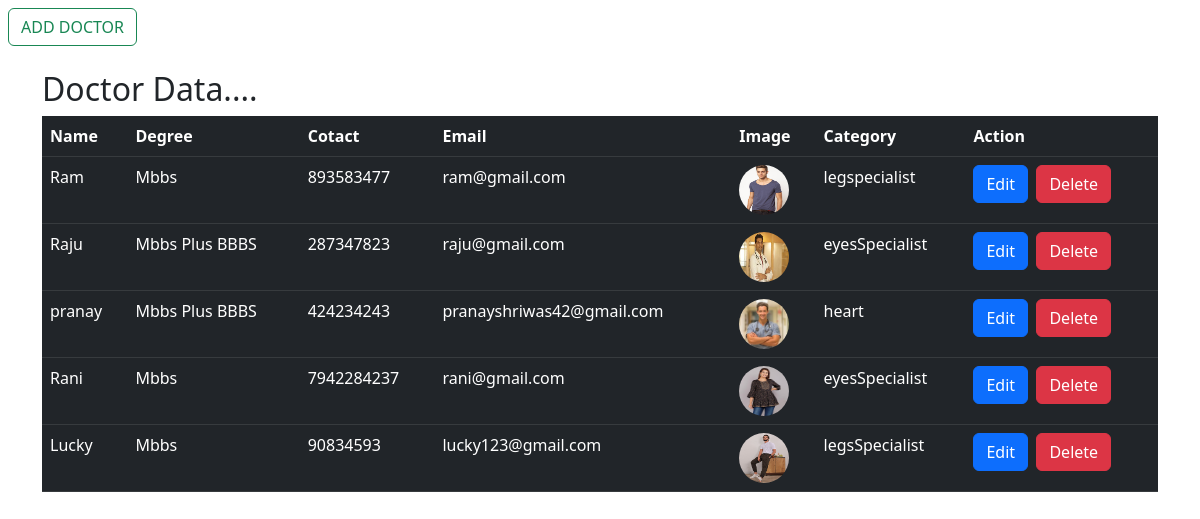
Screenshot of /table/ with the database file from the repository.
### dapp/models.py (models this page shows)
class Doctor(models.Model):
    Name = models.CharField(max_length=50)
    Degree = models.CharField(max_length=50)
    Contact = models.CharField(max_length=100)
    Email = models.EmailField(max_length=254)
    Password = models.CharField(max_length=50)
    Image = models.ImageField(upload_to='docimage/')
    Category = models.CharField(max_length=100, choices=(('lungsSpecialist', "lungsSpecialist"),
                                                         ('eyespecialist',
                                                          'eyespecialist'),
                                                         ('heartspecialist',
                                                          'heartspecialist'),
                                                         ('legspecialist',
                                                          'legspecialist'),
                                                         ), default='eyespecialist')

### dapp/views.py (the view)
# urls.py: path('table/', views.table),
def table(request):
    res = Doctor.objects.all()
    return render(request, 'table.html', {'res': res})

### dapp/templates/table.html (shortened to what this page needs)
<!DOCTYPE html>
<html lang="en">
<head>
  <link href="https://cdn.jsdelivr.net/npm/bootstrap@5.2.3/dist/css/bootstrap.min.css" rel="stylesheet">
</head>
<body>
  <a href="/docsignup/" type='submit' class="btn btn-outline-success m-2">ADD DOCTOR</a><br>
<div class="container mt-3">
  <h2>Doctor Data....</h2>
  <table class="table table-dark table-hover">
    <thead>
      <tr>
        <th>Name</th>
        <th>Degree</th>
        <th>Cotact</th>
        <th>Email</th>
        <th>Image</th>
        <th>Category</th>
        <th>Action</th>
      </tr>
    </thead>
    <tbody>
        {% if res %}
        {% for i in res  %}
       <tr>
        <td>{{i.Name}}</td>
        <td>{{i.Degree}}</td>
        <td>{{i.Contact}}</td>
        <td>{{i.Email}}</td>
        <td><img class='rounded-5' style="width:50px;height:50px;" src="{{i.Image.url}}"/></td>
        <td>{{i.Category}}</td>
        <td><a href="/update/{{i.id}}" class="btn btn-primary">Edit</a>&nbsp&nbsp<a class="btn btn-danger" href="/delete/{{i.id}}">Delete</a></td>
      </tr>
        {% endfor %}
        {% endif %}
    </tbody>
  </table>
</div>
</body>
</html>

### rows the page displays
Doctor: Name "Ram", Degree "Mbbs", Contact "893583477", Email "ram@gmail.com", Image (picture), Category "legspecialist"
Doctor: Name "Raju", Degree "Mbbs Plus BBBS", Contact "287347823", Email "raju@gmail.com", Image (picture), Category "eyesSpecialist"
Doctor: Name "pranay", Degree "Mbbs Plus BBBS", Contact "424234243", Email "pranayshriwas42@gmail.com", Image (picture), Category "heart"
Doctor: Name "Rani", Degree "Mbbs", Contact "7942284237", Email "rani@gmail.com", Image (picture), Category "eyesSpecialist"
Doctor: Name "Lucky", Degree "Mbbs", Contact "90834593", Email "lucky123@gmail.com", Image (picture), Category "legsSpecialist"
